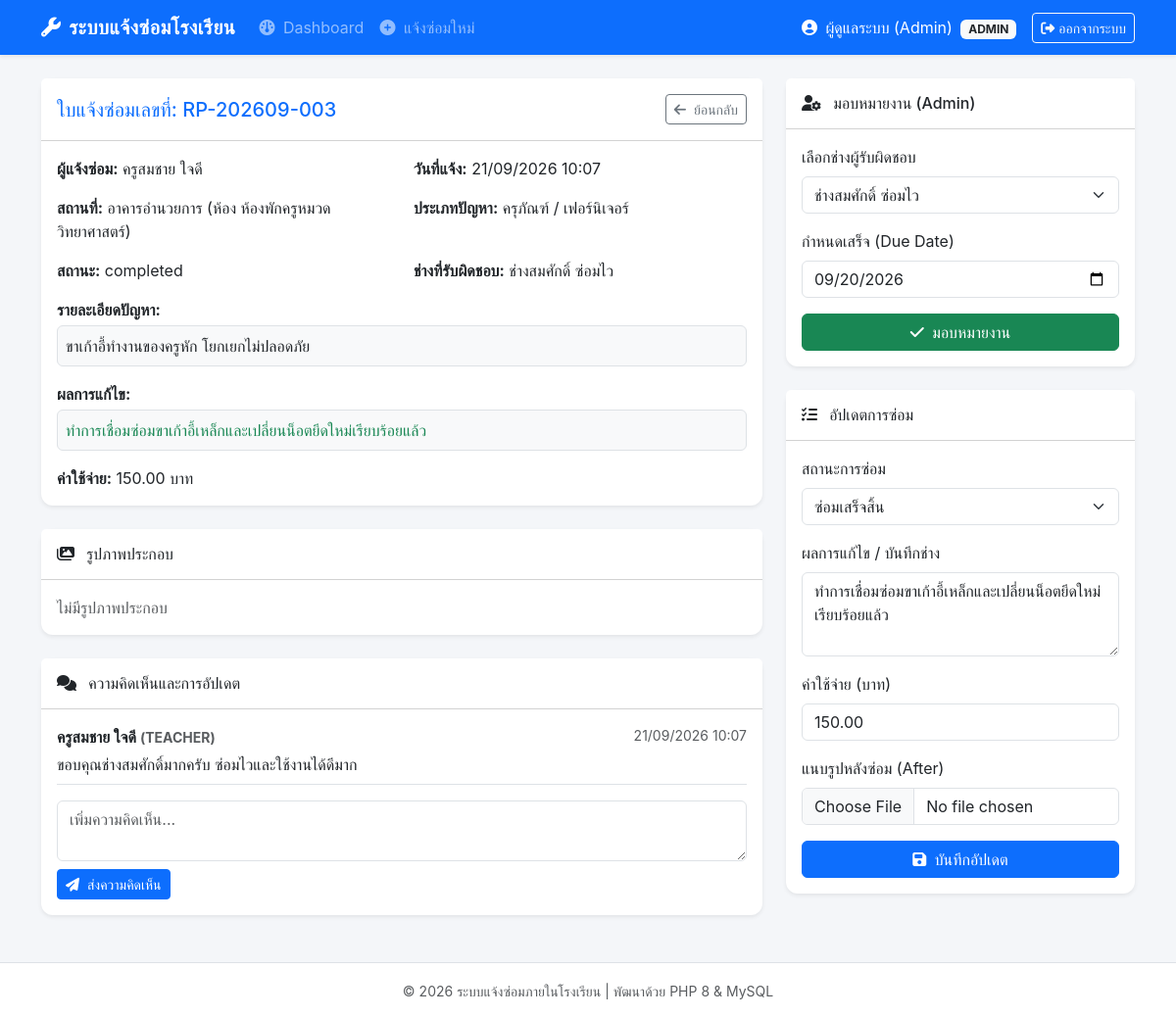
/view_request.php?id=3 (signed in), run on the app's committed database.
### tables this page shows
CREATE TABLE IF NOT EXISTS `repair_requests` (
  `id` INT AUTO_INCREMENT PRIMARY KEY,
  `request_no` VARCHAR(30) NOT NULL UNIQUE,
  `user_id` INT NOT NULL,
  `building` VARCHAR(100) NOT NULL,
  `room` VARCHAR(50) NOT NULL,
  `problem_type` ENUM('electrical', 'furniture', 'computer', 'aircon', 'other') NOT NULL,
  `description` TEXT NOT NULL,
  `urgency` ENUM('low', 'medium', 'high') DEFAULT 'medium',
  `status` ENUM('pending', 'accepted', 'in_progress', 'completed') DEFAULT 'pending',
  `assigned_to` INT DEFAULT NULL,
  `due_date` DATE DEFAULT NULL,
  `completion_date` DATE DEFAULT NULL,
  `cost` DECIMAL(10,2) DEFAULT NULL,
  `result` TEXT DEFAULT NULL,
  `created_at` TIMESTAMP DEFAULT CURRENT_TIMESTAMP,
  FOREIGN KEY (`user_id`) REFERENCES `users`(`id`) ON DELETE CASCADE,
  FOREIGN KEY (`assigned_to`) REFERENCES `users`(`id`) ON DELETE SET NULL
);

CREATE TABLE IF NOT EXISTS `users` (
  `id` INT AUTO_INCREMENT PRIMARY KEY,
  `username` VARCHAR(50) NOT NULL UNIQUE,
  `password` VARCHAR(255) NOT NULL,
  `fullname` VARCHAR(100) NOT NULL,
  `role` ENUM('admin', 'teacher', 'technician') NOT NULL DEFAULT 'teacher',
  `email` VARCHAR(100) DEFAULT NULL,
  `created_at` TIMESTAMP DEFAULT CURRENT_TIMESTAMP
);

CREATE TABLE IF NOT EXISTS `comments` (
  `id` INT AUTO_INCREMENT PRIMARY KEY,
  `repair_id` INT NOT NULL,
  `user_id` INT NOT NULL,
  `comment` TEXT NOT NULL,
  `created_at` TIMESTAMP DEFAULT CURRENT_TIMESTAMP,
  FOREIGN KEY (`repair_id`) REFERENCES `repair_requests`(`id`) ON DELETE CASCADE,
  FOREIGN KEY (`user_id`) REFERENCES `users`(`id`) ON DELETE CASCADE
);

### config/auth.php (called while the page is built, shortened)
<?php
function currentUser(): ?array {
    if (isset($_SESSION['user_id'])) {
        return [
            'id'       => $_SESSION['user_id'],
            'username' => $_SESSION['username'],
            'fullname' => $_SESSION['fullname'],
            'role'     => $_SESSION['role'],
            'email'    => $_SESSION['email'] ?? ''
        ];
    }
    return null;
}
?>

### view_request.php (the view, shortened to what this page needs)
<?php
require_once 'includes/header.php';
$user = currentUser();
$id = (int)($_GET['id'] ?? 0);
$pdo = Database::getInstance();
$stmt = $pdo->prepare("
    SELECT r.*, u.fullname AS reporter_name, t.fullname AS tech_name
    FROM repair_requests r
    JOIN users u ON r.user_id = u.id
    LEFT JOIN users t ON r.assigned_to = t.id
    WHERE r.id = :id
");
$stmt->execute(['id' => $id]);
$req = $stmt->fetch();
$techs = $pdo->query("SELECT id, fullname FROM users WHERE role = 'technician'")->fetchAll();
$imagesStmt = $pdo->prepare("SELECT * FROM repair_images WHERE repair_id = :rid");
$imagesStmt->execute(['rid' => $id]);
$images = $imagesStmt->fetchAll();
$commentsStmt = $pdo->prepare("
    SELECT c.*, u.fullname, u.role
    FROM comments c
    JOIN users u ON c.user_id = u.id
    WHERE c.repair_id = :rid
    ORDER BY c.created_at ASC
");
$commentsStmt->execute(['rid' => $id]);
$comments = $commentsStmt->fetchAll();
?>
<div class="row">
    <div class="col-md-8 mb-4">
        <div class="card shadow-sm mb-4">
            <div class="card-header bg-white d-flex justify-content-between align-items-center py-3">
                <h5 class="mb-0 text-primary">ใบแจ้งซ่อมเลขที่: <?= htmlspecialchars($req['request_no']) ?></h5>
                <a href="index.php" class="btn btn-outline-secondary btn-sm"><i class="fa-solid fa-arrow-left me-1"></i> ย้อนกลับ</a>
            </div>
            <div class="card-body">
                <div class="row mb-3">
                    <div class="col-md-6"><strong>ผู้แจ้งซ่อม:</strong> <?= htmlspecialchars($req['reporter_name']) ?></div>
                    <div class="col-md-6"><strong>วันที่แจ้ง:</strong> <?= date('d/m/Y H:i', strtotime($req['created_at'])) ?></div>
                </div>
                <div class="row mb-3">
                    <div class="col-md-6"><strong>สถานที่:</strong> <?= htmlspecialchars($req['building'] . ' (ห้อง ' . $req['room'] . ')') ?></div>
                    <div class="col-md-6">
                        <strong>ประเภทปัญหา:</strong>
                        <?php
                        $problemTypes = [
                            'electrical' => 'ระบบไฟฟ้า',
                            'furniture'  => 'ครุภัณฑ์ / เฟอร์นิเจอร์',
                            'computer'   => 'ระบบคอมพิวเตอร์ / เครือข่าย',
                            'aircon'     => 'เครื่องปรับอากาศ',
                            'other'      => 'อื่นๆ'
                        ];
                        echo htmlspecialchars($problemTypes[$req['problem_type']] ?? $req['problem_type']);
                        ?>
                    </div>
                </div>
                <div class="row mb-3">
                    <div class="col-md-6">
                        <strong>สถานะ:</strong>
                        <?php
                        $statusBadges = [
                            'pending'     => '<span class="badge bg-warning text-dark">รอรับเรื่อง</span>',
                            'accepted'    => '<span class="badge bg-info">รับเรื่องแล้ว</span>',
                            'in_progress' => '<span class="badge bg-primary">กำลังดำเนินการ</span>',
                            'completed'   => '<span class="badge bg-success">เสร็จสมบูรณ์</span>'
                        ];
                        echo $statusBadges[$req['status']] ?? htmlspecialchars($req['status']);
                        ?>
                    </div>
                    <div class="col-md-6"><strong>ช่างที่รับผิดชอบ:</strong> <?= htmlspecialchars($req['tech_name'] ?? 'ยังไม่กำหนด') ?></div>
                </div>
                <div class="mb-3">
                    <strong>รายละเอียดปัญหา:</strong>
                    <p class="border p-2 rounded bg-light mt-1"><?= nl2br(htmlspecialchars($req['description'])) ?></p>
                </div>
                <?php if (!empty($req['result'])): ?>
                <div class="mb-3">
                    <strong>ผลการแก้ไข:</strong>
                    <p class="border p-2 rounded bg-light mt-1 text-success"><?= nl2br(htmlspecialchars($req['result'])) ?></p>
                </div>
                <?php endif; ?>
                <?php if ($req['cost'] !== null): ?>
                <div><strong>ค่าใช้จ่าย:</strong> <?= number_format($req['cost'], 2) ?> บาท</div>
                <?php endif; ?>
            </div>
        </div>
        <div class="card shadow-sm mb-4">
            <div class="card-header bg-white py-3">
                <h6 class="mb-0"><i class="fa-solid fa-images me-2"></i> รูปภาพประกอบ</h6>
            </div>
            <div class="card-body">
                <div class="row g-3">
                    <?php if (count($images) > 0): ?>
                        <?php foreach ($images as $img): ?>
                            <div class="col-md-4 text-center">
                                <img src="<?= htmlspecialchars($img['image_path']) ?>" class="repair-img border mb-1" alt="รูปประกอบ">
                                <span class="badge <?= $img['image_type'] === 'before' ? 'bg-danger' : 'bg-success' ?>">
                                    <?= $img['image_type'] === 'before' ? 'ก่อนซ่อม' : 'หลังซ่อม' ?>
                                </span>
                            </div>
                        <?php endforeach; ?>
                    <?php else: ?>
                        <p class="text-muted mb-0">ไม่มีรูปภาพประกอบ</p>
                    <?php endif; ?>
                </div>
            </div>
        </div>
        <div class="card shadow-sm">
            <div class="card-header bg-white py-3">
                <h6 class="mb-0"><i class="fa-solid fa-comments me-2"></i> ความคิดเห็นและการอัปเดต</h6>
            </div>
            <div class="card-body">
                <?php foreach ($comments as $c): ?>
                    <div class="border-bottom pb-2 mb-2">
                        <div class="d-flex justify-content-between">
                            <strong><?= htmlspecialchars($c['fullname']) ?> <small class="text-muted">(<?= strtoupper($c['role']) ?>)</small></strong>
                            <small class="text-muted"><?= date('d/m/Y H:i', strtotime($c['created_at'])) ?></small>
                        </div>
                        <p class="mb-0 mt-1"><?= nl2br(htmlspecialchars($c['comment'])) ?></p>
                    </div>
                <?php endforeach; ?>
                <form action="view_request.php?id=<?= $id ?>" method="POST" class="mt-3">
                    <div class="mb-2">
                        <textarea name="comment" class="form-control" rows="2" placeholder="เพิ่มความคิดเห็น..." required></textarea>
                    </div>
                    <button type="submit" class="btn btn-sm btn-primary"><i class="fa-solid fa-paper-plane me-1"></i> ส่งความคิดเห็น</button>
                </form>
            </div>
        </div>
    </div>
    <div class="col-md-4">
        <?php if ($user['role'] === 'admin'): ?>
        <div class="card shadow-sm mb-4">
            <div class="card-header bg-white py-3">
                <h6 class="mb-0"><i class="fa-solid fa-user-gear me-2"></i> มอบหมายงาน (Admin)</h6>
            </div>
            <div class="card-body">
                <form action="view_request.php?id=<?= $id ?>" method="POST">
                    <div class="mb-3">
                        <label class="form-label">เลือกช่างผู้รับผิดชอบ</label>
                        <select name="assigned_to" class="form-select" required>
                            <?php foreach ($techs as $t): ?>
                                <option value="<?= $t['id'] ?>" <?= $req['assigned_to'] == $t['id'] ? 'selected' : '' ?>>
                                    <?= htmlspecialchars($t['fullname']) ?>
                                </option>
                            <?php endforeach; ?>
                        </select>
                    </div>
                    <div class="mb-3">
                        <label class="form-label">กำหนดเสร็จ (Due Date)</label>
                        <input type="date" name="due_date" class="form-control" value="<?= $req['due_date'] ?>">
                    </div>
                    <button type="submit" class="btn btn-success w-100"><i class="fa-solid fa-check me-1"></i> มอบหมายงาน</button>
                </form>
            </div>
        </div>
        <?php endif; ?>
        <?php if ($user['role'] === 'technician' || $user['role'] === 'admin'): ?>
        <div class="card shadow-sm">
            <div class="card-header bg-white py-3">
                <h6 class="mb-0"><i class="fa-solid fa-list-check me-2"></i> อัปเดตการซ่อม</h6>
            </div>
            <div class="card-body">
                <form action="view_request.php?id=<?= $id ?>" method="POST" enctype="multipart/form-data">
                    <div class="mb-3">
                        <label class="form-label">สถานะการซ่อม</label>
                        <select name="status" class="form-select" required>
                            <option value="completed" <?= $req['status'] === 'completed' ? 'selected' : '' ?>>ซ่อมเสร็จสิ้น</option>
                        </select>
                    </div>
                    <div class="mb-3">
                        <label class="form-label">ผลการแก้ไข / บันทึกช่าง</label>
                        <textarea name="result" class="form-control" rows="3"><?= htmlspecialchars($req['result'] ?? '') ?></textarea>
                    </div>
                    <div class="mb-3">
                        <label class="form-label">ค่าใช้จ่าย (บาท)</label>
                        <input type="number" step="0.01" name="cost" class="form-control" value="<?= $req['cost'] ?>">
                    </div>
                    <div class="mb-3">
                        <label class="form-label">แนบรูปหลังซ่อม (After)</label>
                        <input type="file" name="after_image" class="form-control" accept="image/*">
                    </div>
                    <button type="submit" class="btn btn-primary w-100"><i class="fa-solid fa-floppy-disk me-1"></i> บันทึกอัปเดต</button>
                </form>
            </div>
        </div>
        <?php endif; ?>
    </div>
</div>
<?php require_once 'includes/footer.php'; ?>

### assets/css/style.css (style rules this page uses)
body { background-color: #f4f6f9; font-family: 'Sarabun', -apple-system, BlinkMacSystemFont, "Segoe UI", Roboto, sans-serif; }
.card { border: none; border-radius: 12px; box-shadow: 0 4px 6px rgba(0, 0, 0, 0.05); }

### data on the page
repair_requests: request_no "RP-202609-003", user.fullname "ครูสมชาย ใจดี", created_at "21/09/2026 10:07", building+room "อาคารอำนวยการ (ห้อง ห้องพักครูหมวดวิทยาศาสตร์)", problem_type "ครุภัณฑ์ / เฟอร์นิเจอร์", status "completed", assigned_to.fullname "ช่างสมศักดิ์ ซ่อมไว", description "ขาเก้าอี้ทำงานของครูหัก โยกเยกไม่ปลอดภัย", result "ทำการเชื่อมซ่อมขาเก้าอี้เหล็กและเปลี่ยนน็อตยึดใหม่เรียบร้อยแล้ว", cost "150.00", assigned_to "ช่างสมศักดิ์ ซ่อมไว", due_date "09/20/2026", status "ซ่อมเสร็จสิ้น"
comments: user.fullname "ครูสมชาย ใจดี", user.role "TEACHER", created_at "21/09/2026 10:07", comment "ขอบคุณช่างสมศักดิ์มากครับ ซ่อมไวและใช้งานได้ดีมาก"

### other printed values
$user['fullname'] "ผู้ดูแลระบบ (Admin)"
$user['role'] "ADMIN"
